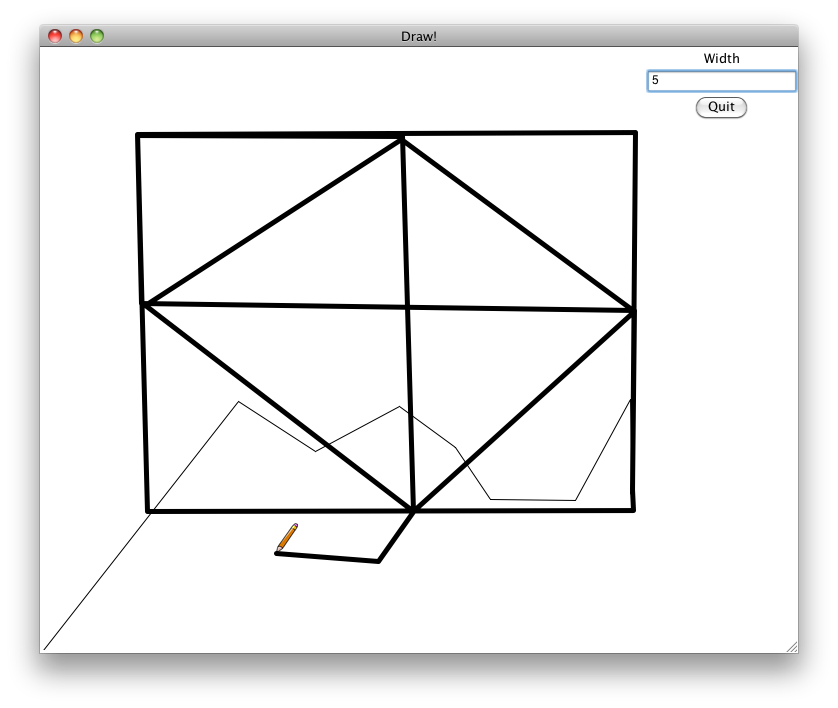
#> input picture html/draw.png, 838 x 708 px
$ python edgedetectorplus.py   (Python 2 division)
#> lines starting #> are read from the running program, lines starting #| are printed output that depends on the picture
#> the answer given: ../draw.png
### html/image.py
"""
image.py
This module provides a simple interface to create a window, load an image and experiment
with image based algorithms.  Many of which require pixel-by-pixel manipulation.  This
is a educational module, its not intended to replace the excellent Python Image Library, in fact
it uses PIL.

The module and its interface and some of the code were inspired/copied by/from John Zelle's graphics.py
which serves a similar purpose in the graphics primitive world.
"""

# Release Notes:
# Version 1.0   Fall 2005
#
# Version 1.1   December 7, 2005
# Changes:
#   Modify class name for base image to be AbstractImage   This way we don't have a lower case
#      class name running around.  We still don't expect people to create an AbstractImage but
#      rather create an image through FileImage, ListImage, or EmptyImage.
#   Add ability to convert an image to a list
#   Add save function to write an image back to disk.
#


import Tkinter
import Image
import ImageTk


# Borrow some ideas from Zelle
# create an invisible global main root for all windows
tk = Tkinter
_imroot = tk.Tk()
_imroot.withdraw()


class ImageWin(tk.Canvas):
    """
    ImageWin:  Make a frame to display one or more images.
    """
    def __init__(self,title,width,height):
        """
        Create a window with a title, width and height.
        """
        master = tk.Toplevel(_imroot)
        master.protocol("WM_DELETE_WINDOW", self.close)
        tk.Canvas.__init__(self, master, width=width, height=height)
        self.master.title(title)
        self.pack()
        master.resizable(0,0)
        self.foreground = "black"
        self.items = []
        self.mouseX = None
        self.mouseY = None
        self.bind("<Button-1>", self._onClick)
        self.height = height
        self.width = width
        self._mouseCallback = None
        self.trans = None
        _imroot.update()

    # [14 lines left out: functions close, getMouse, not called in this run]

    def setMouseHandler(self, func):
        self._mouseCallback = func

    # [5 lines left out: function _onClick, not called in this run]


class AbstractImage:
    """
    Create an image.  The image may be created in one of four ways:
    1. From an image file such as gif, jpg, png, ppm  for example: i = image('fname.jpb)
    2. From a list of lists
    3. From another image object
    4. By specifying the height and width to create a blank image.
    """
    imageCache = {} # tk photoimages go here to avoid GC while drawn
    imageId = 1
    def __init__(self,fname=None,data=[],imobj=None,height=0,width=0):
        """
        An image can be created using any of the following keyword parameters. When image creation is
        complete the image will be an rgb image.
        fname:  A filename containing an image.  Can be jpg, gif, and others
        data:  a list of lists representing the image.  This might be something you construct by
        reading an asii format ppm file, or an ascii art file and translate into rgb yourself.
        imobj:  Make a copy of another image.
        height:
        width: Create a blank image of a particular height and width.
        """
#> called with fname = '../draw.png', height = 0, width = 0
        if fname:
            self.im = Image.open(fname)
#> self.im is the input picture: PIL image 838x708 RGBA; mean R, G, B, A 203.1, 203.1, 203.1, 209.1
            self.imFileName = fname
            ni = self.im.convert("RGB")
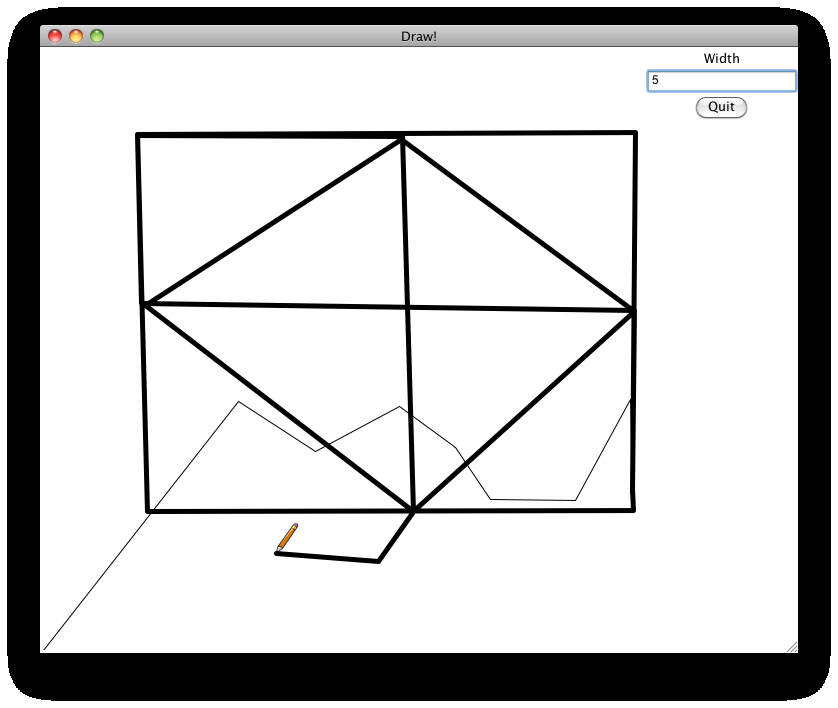
#> ni: PIL image 838x708 RGB; mean R, G, B 203.1, 203.1, 203.1
            self.im = ni
        elif data:
            height = len(data)
            width = len(data[0])
            self.im = Image.new("RGB",(width,height))
            for row  in range(height):
                for col in range(width):
                    self.im.putpixel((col,row),data[row][col])
        elif height > 0 and width > 0:
            self.im = Image.new("RGB",(width,height))
        elif imobj:
            self.im = imobj.copy()

        self.width,self.height = self.im.size
#> self.width = 838; self.height = 708
        self.centerX = self.width/2
#> self.centerX = 419
        self.centerY = self.height/2
#> self.centerY = 354
        self.id = None

    # [10 lines left out: functions copy, clone, not called in this run]

    def getHeight(self):
        """Return the height of the image"""
        return self.height

    def getWidth(self):
        """Return the width of the iamge"""
        return self.width

    # [42 lines left out: functions getPixel, setPixel, setPosition, draw, save, toList, not called in this run]


class FileImage(AbstractImage):
	def __init__(self,thefile):
		AbstractImage.__init__(self,fname = thefile)


class EmptyImage(AbstractImage):
	def __init__(self,cols,rows):
		AbstractImage.__init__(self,height = rows, width = cols)

class ListImage(AbstractImage):
	def __init__(self,thelist):
		AbstractImage.__init__(self,data=thelist)

# Example program  Read in an image and calulate the negative.
# [17 lines that do not run on import are left out]

### html/Test Programs/edgedetectorplus.py
from image import *

# [83 lines left out: functions negative, convolve, edgeDetect, laplacian, not called in this run]

def main():
    print "This is the image transformation program."

    filename = raw_input("Please enter the name of an image:")

    myImage = FileImage(filename)

    choice = 0

    while choice <> 5:

        win = ImageWin("Image Transformer",myImage.getWidth(),myImage.getHeight())
        myImage.draw(win)

        print "Pick from the following menu:"
        print "1) Convert to Negative"
        print "2) Sobel Edge Detect"
        print "3) Laplacian Edge Detect"
        print "4) Save Image"
        print "5) Quit"

        choice = input("Please enter your choice: ")

        if choice == 1:
            myImage = negative(myImage)
        elif choice == 2:
            myImage = edgeDetect(myImage)
        elif choice == 3:
            myImage = laplacian(myImage)
        elif choice == 4:
            filename = raw_input("Please enter the name to save it as:")
            myImage.save(filename)

        win.close()

#> (the run stopped early here; a loop or call above may not have finished)
